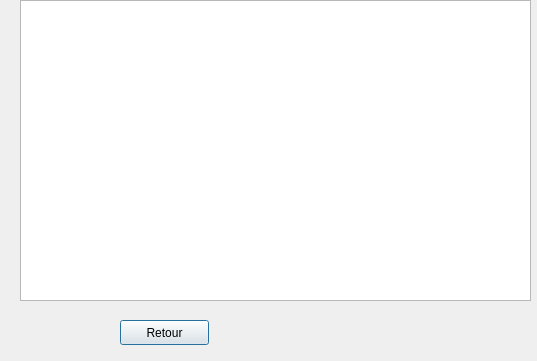
<?xml version="1.0" encoding="UTF-8"?>
<ui version="4.0">
 <class>AfficherEtudiants</class>
 <widget class="QDialog" name="AfficherEtudiants">
  <property name="geometry">
   <rect>
    <x>0</x>
    <y>0</y>
    <width>537</width>
    <height>361</height>
   </rect>
  </property>
  <property name="windowTitle">
   <string>Dialog</string>
  </property>
  <widget class="QPushButton" name="cancel">
   <property name="geometry">
    <rect>
     <x>120</x>
     <y>320</y>
     <width>89</width>
     <height>25</height>
    </rect>
   </property>
   <property name="text">
    <string>Retour</string>
   </property>
  </widget>
  <widget class="QTableView" name="tableView">
   <property name="geometry">
    <rect>
     <x>20</x>
     <y>0</y>
     <width>511</width>
     <height>301</height>
    </rect>
   </property>
  </widget>
 </widget>
 <resources/>
 <connections/>
</ui>
